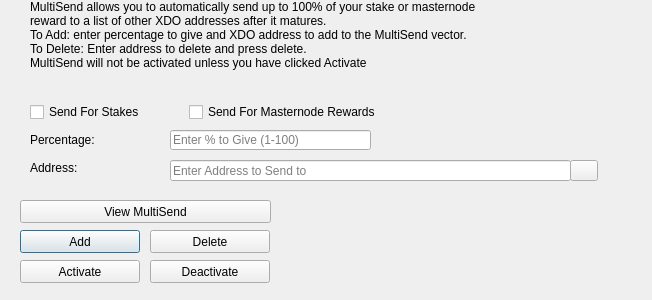
<?xml version="1.0" encoding="UTF-8"?>
<ui version="4.0">
 <class>MultiSendDialog</class>
 <widget class="QDialog" name="MultiSendDialog">
  <property name="windowModality">
   <enum>Qt::NonModal</enum>
  </property>
  <property name="geometry">
   <rect>
    <x>0</x>
    <y>0</y>
    <width>652</width>
    <height>300</height>
   </rect>
  </property>
  <property name="windowTitle">
   <string>MultiSend</string>
  </property>
  <widget class="QLineEdit" name="multiSendPercentEdit">
   <property name="geometry">
    <rect>
     <x>170</x>
     <y>130</y>
     <width>201</width>
     <height>20</height>
    </rect>
   </property>
   <property name="toolTip">
    <string>Enter whole numbers 1 - 100</string>
   </property>
   <property name="placeholderText">
    <string>Enter % to Give (1-100)</string>
   </property>
  </widget>
  <widget class="QLineEdit" name="multiSendAddressEdit">
   <property name="geometry">
    <rect>
     <x>170</x>
     <y>160</y>
     <width>401</width>
     <height>21</height>
    </rect>
   </property>
   <property name="toolTip">
    <string/>
   </property>
   <property name="placeholderText">
    <string>Enter Address to Send to</string>
   </property>
  </widget>
  <widget class="QLabel" name="label_2">
   <property name="geometry">
    <rect>
     <x>30</x>
     <y>0</y>
     <width>451</width>
     <height>121</height>
    </rect>
   </property>
   <property name="lineWidth">
    <number>1</number>
   </property>
   <property name="text">
    <string>MultiSend allows you to automatically send up to 100% of your stake or masternode reward to a list of other XDO addresses after it matures.
To Add: enter percentage to give and XDO address to add to the MultiSend vector.
To Delete: Enter address to delete and press delete.
MultiSend will not be activated unless you have clicked Activate</string>
   </property>
   <property name="alignment">
    <set>Qt::AlignLeading|Qt::AlignLeft|Qt::AlignTop</set>
   </property>
   <property name="wordWrap">
    <bool>true</bool>
   </property>
  </widget>
  <widget class="QLabel" name="message">
   <property name="geometry">
    <rect>
     <x>290</x>
     <y>200</y>
     <width>351</width>
     <height>91</height>
    </rect>
   </property>
   <property name="text">
    <string/>
   </property>
  </widget>
  <widget class="QPushButton" name="addButton">
   <property name="geometry">
    <rect>
     <x>20</x>
     <y>230</y>
     <width>120</width>
     <height>23</height>
    </rect>
   </property>
   <property name="toolTip">
    <string/>
   </property>
   <property name="statusTip">
    <string>Add to MultiSend Vector</string>
   </property>
   <property name="text">
    <string>Add</string>
   </property>
  </widget>
  <widget class="QPushButton" name="disableButton">
   <property name="geometry">
    <rect>
     <x>150</x>
     <y>260</y>
     <width>120</width>
     <height>23</height>
    </rect>
   </property>
   <property name="statusTip">
    <string>Deactivate MultiSend</string>
   </property>
   <property name="text">
    <string>Deactivate</string>
   </property>
  </widget>
  <widget class="QPushButton" name="addressBookButton">
   <property name="geometry">
    <rect>
     <x>570</x>
     <y>160</y>
     <width>28</width>
     <height>21</height>
    </rect>
   </property>
   <property name="toolTip">
    <string>Choose an address from the address book</string>
   </property>
   <property name="text">
    <string/>
   </property>
   <property name="icon">
    <iconset resource="../xando.qrc">
     <normaloff>:/icons/address-book</normaloff>:/icons/address-book</iconset>
   </property>
   <property name="shortcut">
    <string>Alt+A</string>
   </property>
   <property name="autoDefault">
    <bool>false</bool>
   </property>
  </widget>
  <widget class="QLabel" name="label">
   <property name="geometry">
    <rect>
     <x>30</x>
     <y>130</y>
     <width>121</width>
     <height>20</height>
    </rect>
   </property>
   <property name="toolTip">
    <string>Percentage of stake to send</string>
   </property>
   <property name="text">
    <string>Percentage:</string>
   </property>
  </widget>
  <widget class="QLabel" name="label_5">
   <property name="geometry">
    <rect>
     <x>30</x>
     <y>160</y>
     <width>111</width>
     <height>16</height>
    </rect>
   </property>
   <property name="toolTip">
    <string>Address to send portion of stake to</string>
   </property>
   <property name="text">
    <string>Address:</string>
   </property>
  </widget>
  <widget class="QPushButton" name="deleteButton">
   <property name="geometry">
    <rect>
     <x>150</x>
     <y>230</y>
     <width>120</width>
     <height>23</height>
    </rect>
   </property>
   <property name="toolTip">
    <string/>
   </property>
   <property name="statusTip">
    <string>Delete Address From MultiSend Vector</string>
   </property>
   <property name="text">
    <string>Delete</string>
   </property>
  </widget>
  <widget class="QPushButton" name="activateButton">
   <property name="geometry">
    <rect>
     <x>20</x>
     <y>260</y>
     <width>120</width>
     <height>23</height>
    </rect>
   </property>
   <property name="statusTip">
    <string>Activate MultiSend</string>
   </property>
   <property name="text">
    <string>Activate</string>
   </property>
  </widget>
  <widget class="QPushButton" name="viewButton">
   <property name="geometry">
    <rect>
     <x>20</x>
     <y>200</y>
     <width>251</width>
     <height>23</height>
    </rect>
   </property>
   <property name="toolTip">
    <string/>
   </property>
   <property name="statusTip">
    <string>View MultiSend Vector</string>
   </property>
   <property name="text">
    <string>View MultiSend</string>
   </property>
  </widget>
  <widget class="QWidget" name="horizontalLayoutWidget">
   <property name="geometry">
    <rect>
     <x>30</x>
     <y>100</y>
     <width>351</width>
     <height>24</height>
    </rect>
   </property>
   <layout class="QHBoxLayout" name="horizontalLayout">
    <item>
     <widget class="QCheckBox" name="multiSendStakeCheckBox">
      <property name="text">
       <string>Send For Stakes</string>
      </property>
     </widget>
    </item>
    <item>
     <widget class="QCheckBox" name="multiSendMasternodeCheckBox">
      <property name="text">
       <string>Send For Masternode Rewards</string>
      </property>
     </widget>
    </item>
   </layout>
  </widget>
 </widget>
 <resources>
  <include location="../xando.qrc"/>
 </resources>
 <connections/>
</ui>
